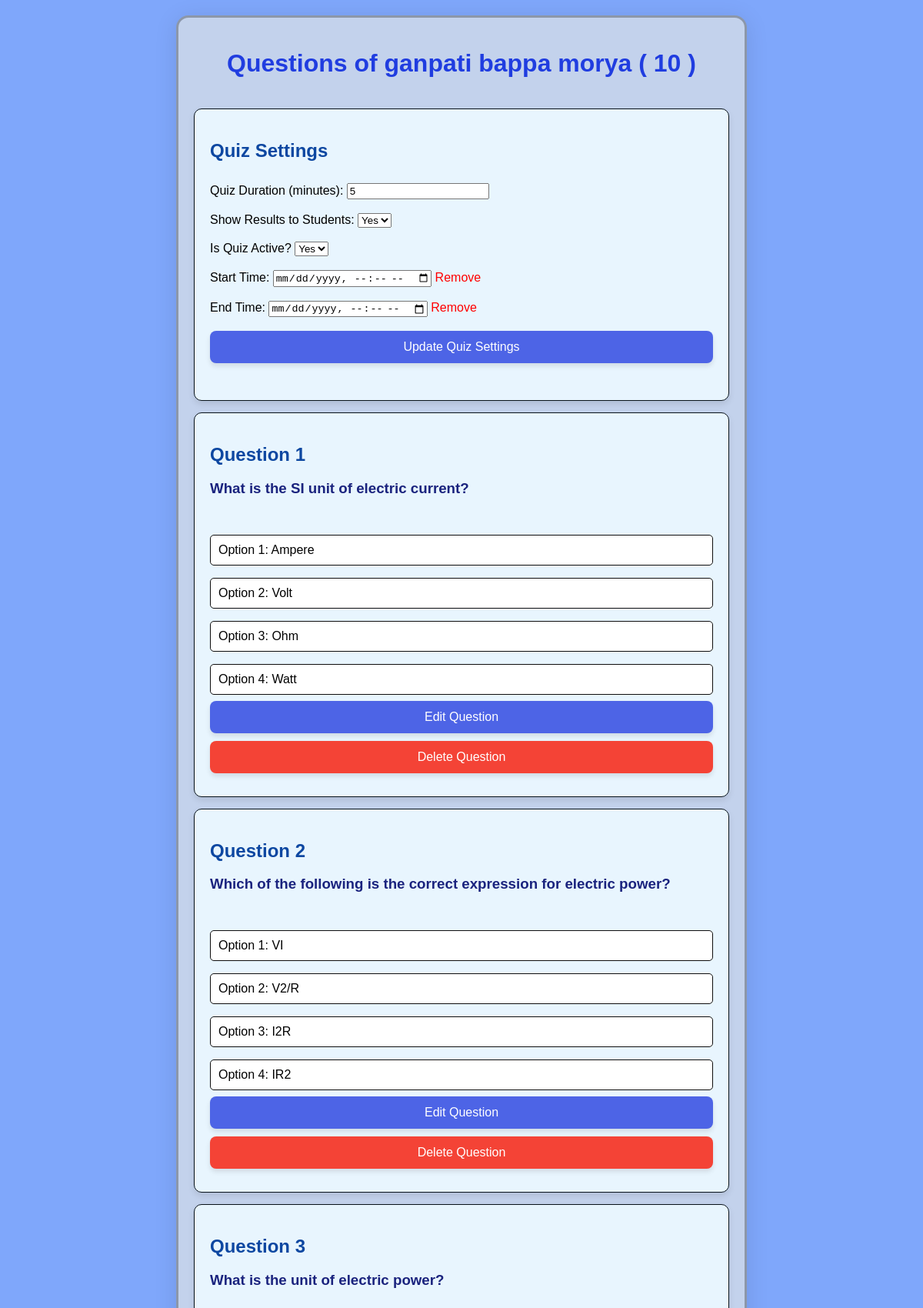
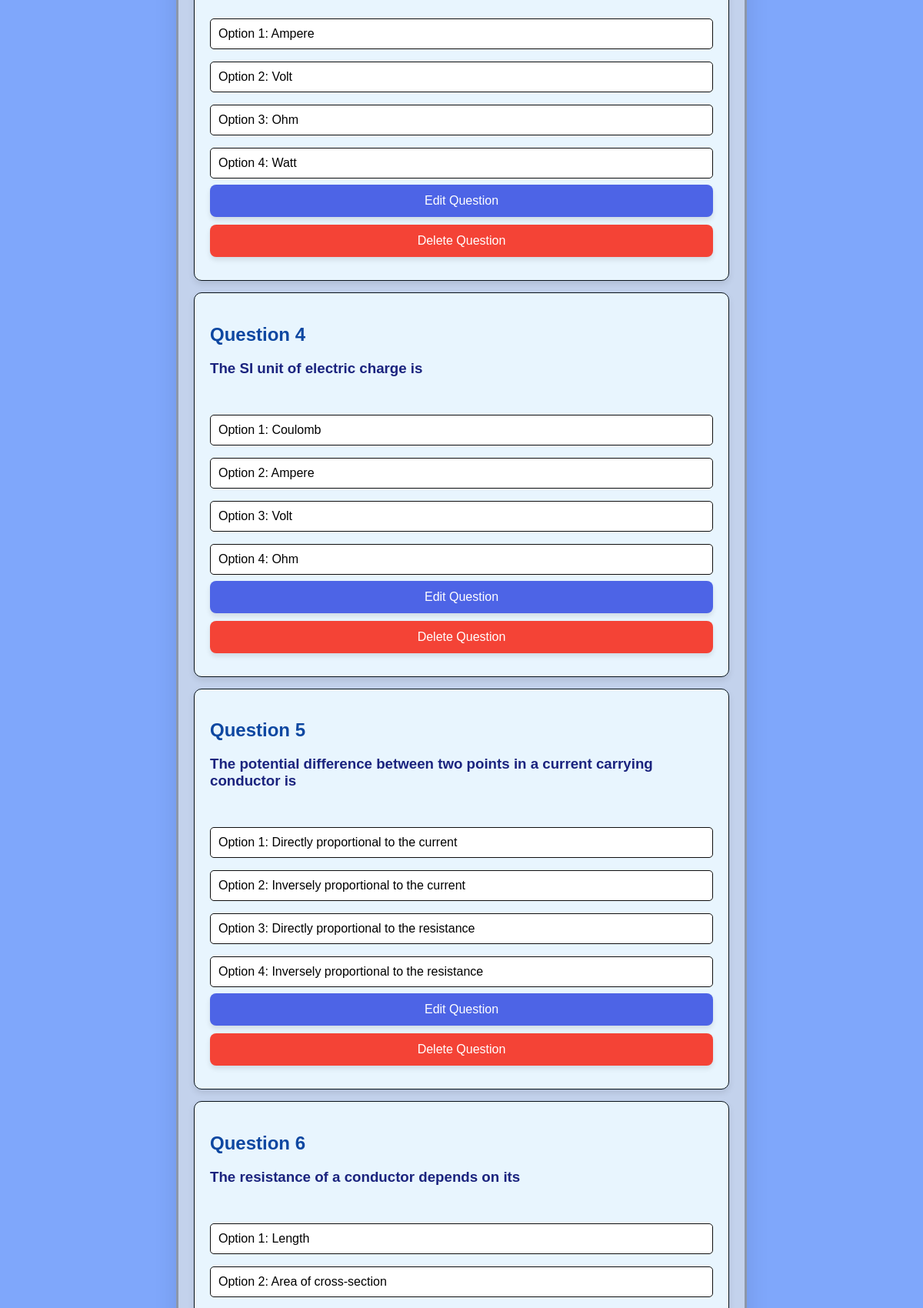
/q/q/view_questions/11/ (signed in, upper part), run on the app's committed database (2 pictures, top to bottom).
### q/models.py (models this page shows, shortened)
class Quiz(models.Model):
    title = models.CharField(max_length=255)
    start_time = models.DateTimeField(blank=True, null=True)
    end_time = models.DateTimeField(blank=True, null=True)
    pdf = models.FileField(upload_to='pdfs/', null=True, blank=True)
    code = models.IntegerField(unique=True, editable=False, null=True, blank=True)
    host = models.ForeignKey(User, on_delete=models.CASCADE)
    created_at = models.DateTimeField(auto_now_add=True)
    show_results_to_student = models.BooleanField(default=True)  # Show results or not
    duration = models.IntegerField(default=2)  # Duration in minutes
    is_active = models.BooleanField(default=True)  # Whether the quiz is active or not

class Question(models.Model):
    QUESTION_TYPES = (
        ('MCQ', 'Multiple Choice (Single Answer)'),
        ('MCA', 'Multiple Choice (Multiple Answers)'),
        ('TF', 'True/False'),
    )
    quiz = models.ForeignKey(Quiz, related_name='questions', on_delete=models.CASCADE)
    question_text = models.TextField()
    question_type = models.CharField(max_length=3, choices=QUESTION_TYPES, default='MCQ')
    option1 = models.CharField(max_length=255, blank=True, null=True)
    option2 = models.CharField(max_length=255, blank=True, null=True)
    option3 = models.CharField(max_length=255, blank=True, null=True)
    option4 = models.CharField(max_length=255, blank=True, null=True)
    correct_option = models.CharField(max_length=255)
    images = models.ImageField(upload_to='questions/', null=True, blank=True)
    points = models.IntegerField(default=1)

### q/views.py (the view)
# urls.py: path('q/view_questions/<int:quiz_id>/', views.view_questions, name='view_questions'),
@login_required
def view_questions(request, quiz_id):
    if not request.user.is_teacher:
        return HttpResponseForbidden("You are not allowed to access this page.")
    quiz = get_object_or_404(Quiz, id=quiz_id)
    questions = quiz.questions.all()
    total_questions = questions.count()
    return render(request, 'view_questions.html', {
        'quiz': quiz,
        'total_questions': total_questions,
    })

### q/templates/view_questions.html (shortened to what this page needs)
{% load static %}
<!DOCTYPE html>
<html lang="en">
<head>
</head>
<body>
    <div class="container">
    <h1>Questions of {{ quiz.title }} ( {{ total_questions }} )</h1>
    <div class="question-container">
        <form action="{% url 'update_quiz_settings' quiz.id %}" method="POST" class="form-group">
            <h2>Quiz Settings</h2>
            <br>
            <label for="duration">Quiz Duration (minutes):</label>
            <input type="number" name="duration" id="duration" value="{{ quiz.duration }}" min="1" required>
            <br><br>
            <label for="show_results_to_student">Show Results to Students:</label>
            <select name="show_results_to_student" id="show_results_to_student">
                <option value="True" {% if quiz.show_results_to_student %}selected{% endif %}>Yes</option>
            </select>
            <br><br>
            <label for="is_active">Is Quiz Active?</label>
            <select name="is_active" id="is_active">
                <option value="True" {% if quiz.is_active %}selected{% endif %}>Yes</option>
            </select>
            <br><br>
            <label for="start_time">Start Time:</label>
            <input type="datetime-local" name="start_time" id="start_time" value="{{ quiz.start_time|date:'Y-m-d\TH:i' }}" >
            <a onclick="document.getElementById('start_time').value=''" style="color: red;">Remove</a>
            <br><br>
            <label for="end_time">End Time:</label>
            <input type="datetime-local" name="end_time" id="end_time" value="{{ quiz.end_time|date:'Y-m-d\TH:i' }}" >
            <a onclick="document.getElementById('end_time').value=''" style="color: red;">Remove</a>
            <br><br>
            <button type="submit">Update Quiz Settings</button>
        </form>
        <br><br>
    </div>
    {% for question in quiz.questions.all %}
    <div class="question-container" id="question{{ forloop.counter }}">
        <h2>Question {{ forloop.counter }}</h2>
        <h3>{{ question.question_text }}</h3>
        <div>
            {% if question.question_type == 'TF' %}
                <p class="option {% if question.option1 == question.correct_option %}correct{% endif %}">Option 1: {{ question.option1 }}</p>
                <p class="option {% if question.option2 == question.correct_option %}correct{% endif %}">Option 2: {{ question.option2 }}</p>
            {% else %}
                <p class="option {% if question.option1 == question.correct_option %}correct{% endif %}">Option 1: {{ question.option1 }}</p>
                <p class="option {% if question.option2 == question.correct_option %}correct{% endif %}">Option 2: {{ question.option2 }}</p>
                <p class="option {% if question.option3 == question.correct_option %}correct{% endif %}">Option 3: {{ question.option3 }}</p>
                <p class="option {% if question.option4 == question.correct_option %}correct{% endif %}">Option 4: {{ question.option4 }}</p>
            {% endif %}
        </div>
        <form action="{% url 'edit_question' question.id %}" class="form-group">
            <button type="submit">Edit Question</button>
        </form>
        <form method="POST" action="{% url 'delete_question' question.id %}" class="delete">
            <button type="submit" onclick="return confirm('Are you sure you want to delete this question?');">Delete Question</button>
        </form>
    </div>
    {% endfor %}
    <br><br>
    <br><br>
    <br><br>
</div>
</body>
</html>

### q/templates/view_questions.html (style rules this page uses)
body { font-family: Arial, sans-serif; margin: 0; background-color: #7fa7fb; padding: 20px; }
.container { width: 60%; margin: auto; background: rgb(195, 210, 236); backdrop-filter: blur(10px); -webkit-backdrop-filter: blur(10px); border-radius: 16px; padding: 20px; box-shadow: 0 4px 30px rgba(0, 0, 0, 0.1); border: 3px solid rgba(16, 15, 15, 0.3); }
h1 { text-align: center; color: #203de0; margin-bottom: 40px; }
.question-container { background-color: #e8f5fe; padding: 20px; margin-bottom: 15px; border-radius: 10px; box-shadow: 0 4px 8px rgba(0, 0, 0, 0.1); border: 1px solid #09131a; }
.question-container h2 { color: #0d47a1; margin-bottom: 10px; }
.question-container h3 { margin-bottom: 15px; color: #1a237e; }
.option { padding: 10px; margin-bottom: 8px; border-radius: 5px; background-color: white; border: 1px solid #0f0e0e; color: #000; transition: all 0.3s ease; }
.form-group button, .delete button, .add button, .home button { width: 100%; padding: 12px; margin-bottom: 10px; border-radius: 8px; border: none; background-color: #4d64e6; color: white; font-size: 16px; cursor: pointer; box-shadow: 0 4px 6px rgba(0, 0, 0, 0.1); transition: background-color 0.3s ease, transform 0.3s ease; }
.delete button { background-color: #f44336; }
form { display: inline; }

### data on the page
Quiz: title "ganpati bappa morya", duration "5", show_results_to_student "Yes", is_active "Yes"
Question: question_text "What is the SI unit of electric current?", option1 "Ampere", option2 "Volt", option3 "Ohm", option4 "Watt"
Question: question_text "Which of the following is the correct expression for electric power?", option1 "VI", option2 "V2/R", option3 "I2R", option4 "IR2"
Question: question_text "What is the unit of electric power?", option1 "Ampere", option2 "Volt", option3 "Ohm", option4 "Watt"
Question: question_text "The SI unit of electric charge is", option1 "Coulomb", option2 "Ampere", option3 "Volt", option4 "Ohm"
Question: question_text "The potential difference between two points in a current carrying conductor is", option1 "Directly proportional to the current", option2 "Inversely proportional to the current", option3 "Directly proportional to the resistance", option4 "Inversely proportional to the resistance"
Question: question_text "The resistance of a conductor depends on its", option1 "Length", option2 "Area of cross-section"

### other printed values
{{ total_questions }} "10"
